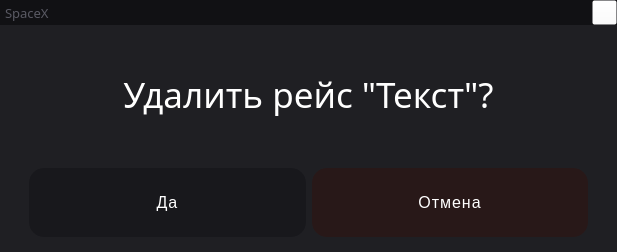
<?xml version="1.0" encoding="UTF-8"?>
<ui version="4.0">
 <class>Form</class>
 <widget class="QWidget" name="Form">
  <property name="geometry">
   <rect>
    <x>0</x>
    <y>0</y>
    <width>617</width>
    <height>252</height>
   </rect>
  </property>
  <property name="windowTitle">
   <string>Form</string>
  </property>
  <property name="styleSheet">
   <string notr="true">#ButtonClose {
	background-color: rgba(255, 255, 255, 0);
}

#NavBar {
	background-color: #111114;
}

#NavBar_Title, #NavBar_User {
	color: #595963;
	margin-left: 2px;
}

#Main {
	background:#1f1f23;
	color: #fff;
}

QLabel {
	color: #fff;
}</string>
  </property>
  <layout class="QVBoxLayout" name="verticalLayout">
   <property name="spacing">
    <number>0</number>
   </property>
   <property name="leftMargin">
    <number>0</number>
   </property>
   <property name="topMargin">
    <number>0</number>
   </property>
   <property name="rightMargin">
    <number>0</number>
   </property>
   <property name="bottomMargin">
    <number>0</number>
   </property>
   <item>
    <widget class="QWidget" name="NavBar" native="true">
     <property name="maximumSize">
      <size>
       <width>16777215</width>
       <height>25</height>
      </size>
     </property>
     <property name="cursor">
      <cursorShape>OpenHandCursor</cursorShape>
     </property>
     <layout class="QHBoxLayout">
      <property name="spacing">
       <number>0</number>
      </property>
      <property name="leftMargin">
       <number>0</number>
      </property>
      <property name="topMargin">
       <number>0</number>
      </property>
      <property name="rightMargin">
       <number>0</number>
      </property>
      <property name="bottomMargin">
       <number>0</number>
      </property>
      <item>
       <widget class="QLabel" name="NavBar_Title">
        <property name="font">
         <font>
          <family>Montserrat Medium</family>
          <pointsize>10</pointsize>
         </font>
        </property>
        <property name="cursor">
         <cursorShape>OpenHandCursor</cursorShape>
        </property>
        <property name="text">
         <string>SpaceX</string>
        </property>
       </widget>
      </item>
      <item>
       <spacer name="Spacer1">
        <property name="orientation">
         <enum>Qt::Horizontal</enum>
        </property>
        <property name="sizeHint" stdset="0">
         <size>
          <width>40</width>
          <height>20</height>
         </size>
        </property>
       </spacer>
      </item>
      <item>
       <widget class="QPushButton" name="ButtonClose">
        <property name="maximumSize">
         <size>
          <width>25</width>
          <height>25</height>
         </size>
        </property>
        <property name="cursor">
         <cursorShape>PointingHandCursor</cursorShape>
        </property>
        <property name="autoFillBackground">
         <bool>false</bool>
        </property>
        <property name="text">
         <string/>
        </property>
        <property name="icon">
         <iconset>
          <normaloff>../img/close-icon.png</normaloff>../img/close-icon.png</iconset>
        </property>
        <property name="iconSize">
         <size>
          <width>25</width>
          <height>25</height>
         </size>
        </property>
       </widget>
      </item>
     </layout>
    </widget>
   </item>
   <item>
    <widget class="QWidget" name="Main" native="true">
     <layout class="QVBoxLayout" name="verticalLayout_2">
      <property name="spacing">
       <number>10</number>
      </property>
      <property name="leftMargin">
       <number>20</number>
      </property>
      <property name="topMargin">
       <number>20</number>
      </property>
      <property name="rightMargin">
       <number>20</number>
      </property>
      <property name="bottomMargin">
       <number>0</number>
      </property>
      <item>
       <widget class="QLabel" name="Text">
        <property name="font">
         <font>
          <family>Montserrat Light</family>
          <pointsize>26</pointsize>
         </font>
        </property>
        <property name="text">
         <string>Удалить рейс &quot;Текст&quot;?</string>
        </property>
        <property name="alignment">
         <set>Qt::AlignCenter</set>
        </property>
       </widget>
      </item>
      <item>
       <widget class="QWidget" name="horizontalWidget" native="true">
        <property name="styleSheet">
         <string notr="true">QPushButton {
	border-radius: 15px;
	background-color: #18181c;
    color: #fff;
	font-size: 16px;
	letter-spacing: 1px;
	padding: 25px 15px;
}

QPushButton:hover {
	background-color: #1f1f23;
    color: #fff;
}

#NoButton {
	background: rgb(40, 24, 24)
}</string>
        </property>
        <layout class="QHBoxLayout" name="horizontalLayout">
         <item>
          <widget class="QPushButton" name="YesButton">
           <property name="text">
            <string>Да</string>
           </property>
          </widget>
         </item>
         <item>
          <widget class="QPushButton" name="NoButton">
           <property name="text">
            <string>Отмена</string>
           </property>
          </widget>
         </item>
        </layout>
       </widget>
      </item>
     </layout>
    </widget>
   </item>
  </layout>
 </widget>
 <resources/>
 <connections/>
</ui>
